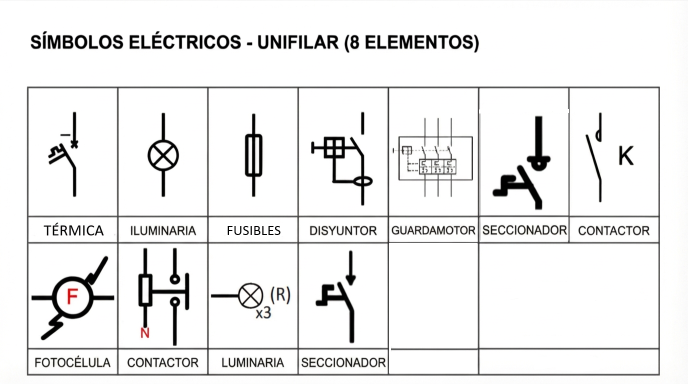
#> input picture files/REFERENCIAS.png, 1376 x 768 px (shown at 1/2 size); its folder holds only this picture in this run
$ python -i optimizacion_avanzada.py   (imports and definitions only)
#> lines starting #> are read from the running program, lines starting #| are printed output that depends on the picture; after the words box and inside, x2 and y2 are one past the last pixel; in counts of white or black regions, pixels touching at a corner belong together
"""
Guía de Optimización Avanzada
Tips y técnicas para maximizar precisión y rendimiento
"""

# ============================================================================
# OPTIMIZACIÓN DE PLANTILLAS
# ============================================================================

"""
1. PREPROCESAMIENTO DE PLANTILLAS

Las plantillas de alta calidad son críticas para el éxito del sistema.

Técnicas recomendadas:
"""

import cv2
import numpy as np


def optimizar_plantilla(template_path: str, output_path: str):
    """
    Aplica preprocesamiento a una plantilla para mejorar matching
    """
#> called with template_path = 'REFERENCIAS.png', output_path = 'out.png'
    img = cv2.imread(template_path, cv2.IMREAD_GRAYSCALE)
#> img: shape (768, 1376); min 0, max 255, mean 236.1

    # 1. Binarización adaptativa (útil para plantillas con variación de iluminación)
    img_binary = cv2.adaptiveThreshold(
        img, 255, cv2.ADAPTIVE_THRESH_GAUSSIAN_C,
        cv2.THRESH_BINARY, 11, 2
    )
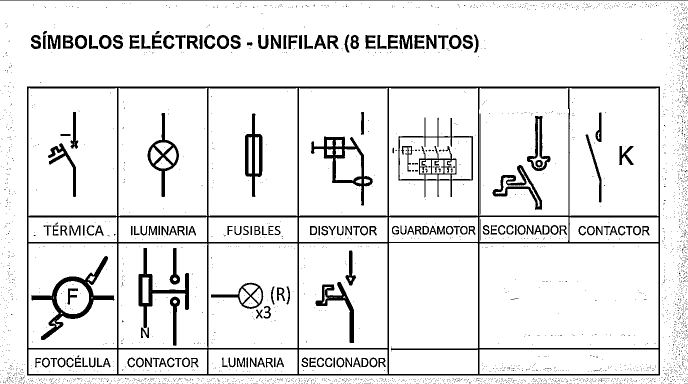
#> img_binary: shape (768, 1376) (shown at 1/2 size); 91% white; 3646 black regions (3463 under 20 px), largest, box (x1, y1, x2, y2) and area: (54, 173, 1320, 751) 33502, (63, 512, 229, 680) 4332, (622, 273, 746, 411) 3302

    # 2. Reducción de ruido
    img_denoised = cv2.fastNlMeansDenoising(img_binary, None, 10, 7, 21)

    # 3. Morfología para limpiar bordes
    kernel = np.ones((3, 3), np.uint8)
    img_clean = cv2.morphologyEx(img_denoised, cv2.MORPH_CLOSE, kernel)
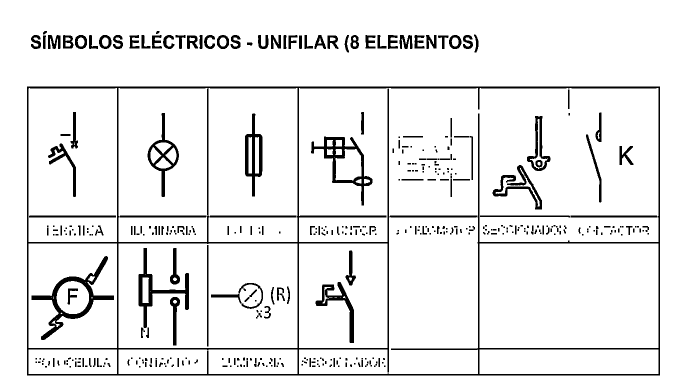
#> img_clean: shape (768, 1376) (shown at 1/2 size); 92.3% white; 445 black regions (223 under 20 px), largest, box (x1, y1, x2, y2) and area: (54, 173, 1320, 751) 27045, (63, 512, 228, 680) 4319, (622, 273, 745, 411) 3279

    # 4. Normalizar contraste
    img_normalized = cv2.normalize(img_clean, None, 0, 255, cv2.NORM_MINMAX)

    cv2.imwrite(output_path, img_normalized)

    print(f"✅ Plantilla optimizada: {output_path}")
    return img_normalized


"""
2. TÉCNICA DE EDGE MATCHING

Para componentes con formas distintivas, usar detección de bordes
puede mejorar la robustez frente a variaciones de relleno.
"""

# [15 lines left out: function crear_plantilla_edges, not called in this run]


# ============================================================================
# OPTIMIZACIÓN DE RENDIMIENTO
# ============================================================================

"""
3. BÚSQUEDA PIRAMIDAL

Acelera matching buscando primero en imagen downsampled,
luego refinando en área de interés.
"""

# [35 lines left out: function template_match_piramidal, not called in this run]


"""
4. PARALELIZACIÓN

Procesar múltiples páginas o plantillas en paralelo.
"""

from concurrent.futures import ProcessPoolExecutor, as_completed


# [34 lines left out: functions procesar_plano_paralelo, procesar_lote_paralelo, not called in this run]


# ============================================================================
# TÉCNICAS AVANZADAS DE DETECCIÓN
# ============================================================================

"""
5. TEMPLATE MATCHING CON FEATURES (SIFT/ORB)

Para componentes complejos, combinar template matching con
feature matching puede mejorar robustez.
"""

# [47 lines left out: function feature_matching_sift, not called in this run]


"""
6. APRENDIZAJE AUTOMÁTICO DE THRESHOLD

Determinar threshold óptimo automáticamente basado en validación.
"""

# [36 lines left out: function calibrar_threshold_automatico, not called in this run]


# ============================================================================
# ANÁLISIS POST-DETECCIÓN
# ============================================================================

"""
7. CLUSTERING ESPACIAL

Identificar grupos de componentes (ej. paneles eléctricos)
"""

from sklearn.cluster import DBSCAN


# [40 lines left out: function analizar_clusters, not called in this run]


"""
8. VALIDACIÓN DE COHERENCIA

Verificar que detecciones tengan sentido físico
"""

# [145 lines left out: functions validar_coherencia, pipeline_completo_optimizado, not called in this run]


# ============================================================================
# USO
# ============================================================================

# [12 lines not run here, left out]

>>> result = optimizar_plantilla('REFERENCIAS.png', 'out.png')
